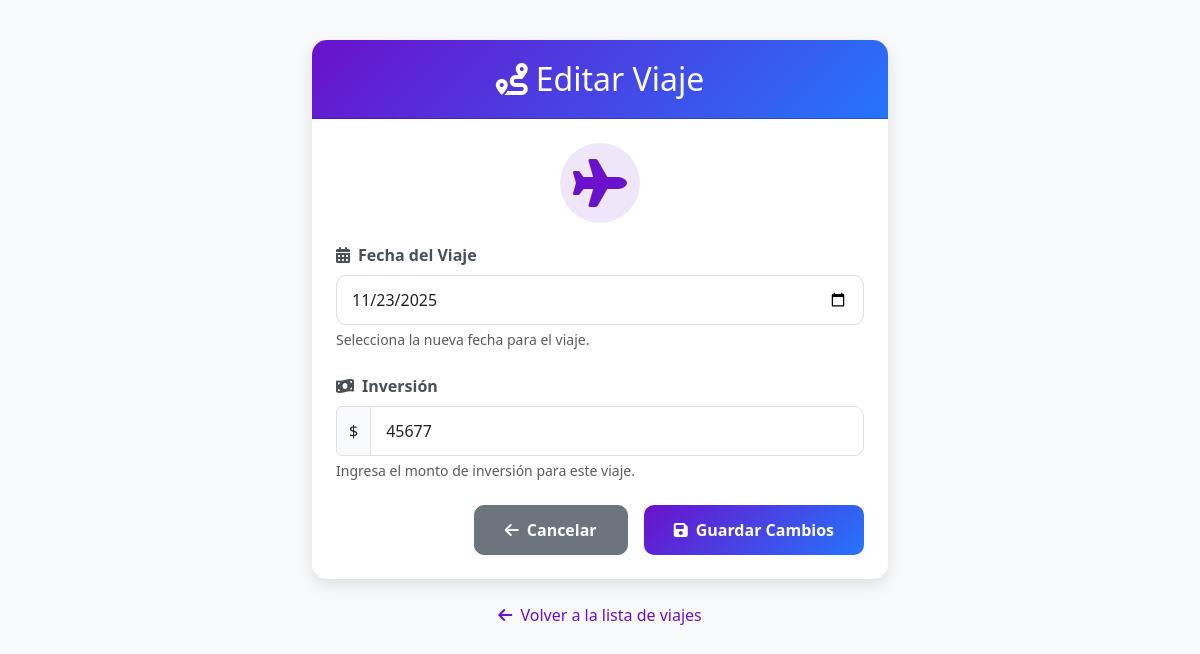
Before: /actualizar_viaje/2025-11-23/ with the older database file.
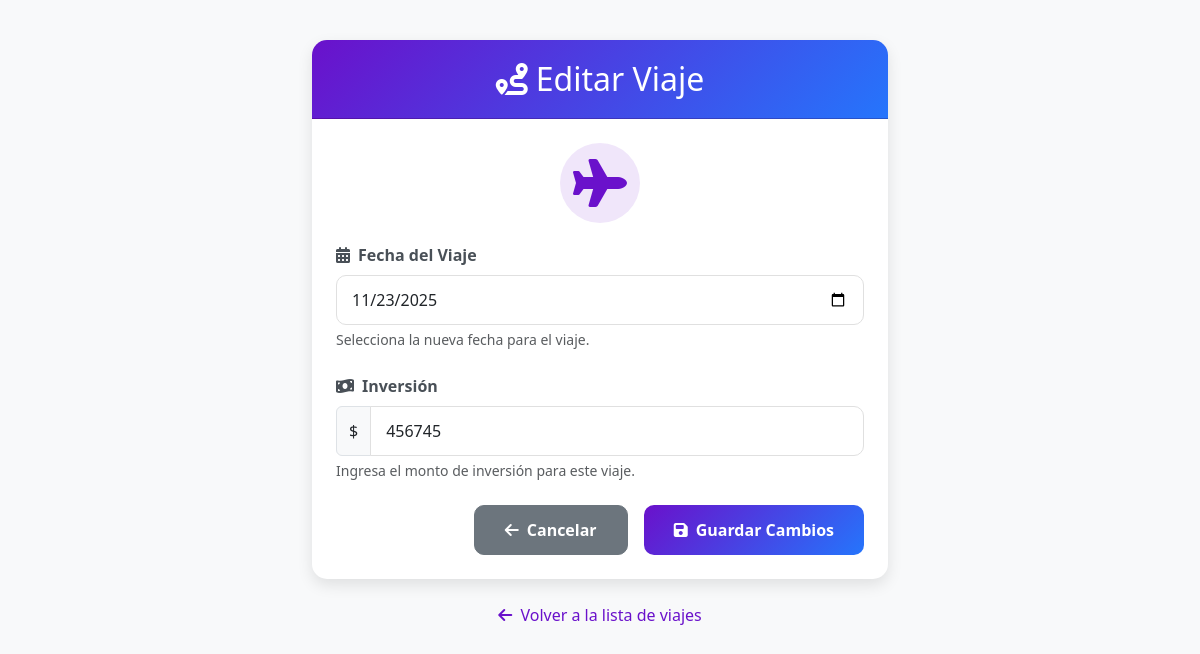
After: the same page with the newer database file.
### apps/appadmin/models.py (models this page shows, shortened)
class Viaje(models.Model):
    fecha = models.DateField(primary_key=True)
    inversion = models.IntegerField()

### apps/appadmin/views.py (the view, shortened to what this page needs)
# urls.py: path('actualizar_viaje/<str:viaje_fecha>/',actualizar_viaje, name='actualizar_viaje'),
def actualizar_viaje(request, viaje_fecha):
    try:
        viaje = get_object_or_404(Viaje, fecha=viaje_fecha)
        if request.method == 'GET':
            return render(request, 'editar_viaje.html', {
                'viaje': viaje,
                'fecha_actual': viaje.fecha,
                'inversion_actual': viaje.inversion
            })
    except Viaje.DoesNotExist:
        messages.error(request, '❌ El viaje no existe')

### apps/appadmin/templates/editar_viaje.html (shortened to what this page needs)
<!DOCTYPE html>
<html lang="es">
<head>
    <link href="https://cdn.jsdelivr.net/npm/bootstrap@5.3.0/dist/css/bootstrap.min.css" rel="stylesheet">
    <link rel="stylesheet" href="https://cdnjs.cloudflare.com/ajax/libs/font-awesome/6.4.0/css/all.min.css">
</head>
<body>
    <div class="container">
        <div class="card">
            <div class="card-header text-center">
                <h2 class="mb-0"><i class="fas fa-route me-2"></i>Editar Viaje</h2>
            </div>
            <div class="card-body p-4">
                <div class="icon-container">
                    <div class="travel-icon">
                        <i class="fas fa-plane"></i>
                    </div>
                </div>
                <form method="post">
                    <div class="mb-4">
                        <label for="fecha" class="form-label">
                            <i class="fas fa-calendar-alt me-2"></i>Fecha del Viaje
                        </label>
                        <input type="date" class="form-control" id="fecha" name="fecha"
                               value="{{ viaje.fecha|date:'Y-m-d' }}" required>
                        <div class="form-text">Selecciona la nueva fecha para el viaje.</div>
                    </div>
                    <div class="mb-4">
                        <label for="inversion" class="form-label">
                            <i class="fas fa-money-bill-wave me-2"></i>Inversión
                        </label>
                        <div class="input-group">
                            <span class="input-group-text">$</span>
                            <input type="number" class="form-control" id="inversion" name="inversion"
                                   step="0.01" min="0" value="{{ viaje.inversion }}" required>
                        </div>
                        <div class="form-text">Ingresa el monto de inversión para este viaje.</div>
                    </div>
                    <div class="d-grid gap-2 d-md-flex justify-content-md-end mt-4">
                        <a href='{% url "dashboard" %}' class="btn btn-secondary me-md-2">
                            <i class="fas fa-arrow-left me-2"></i>Cancelar
                        </a>
                        <button type="submit" class="btn btn-primary">
                            <i class="fas fa-save me-2"></i>Guardar Cambios
                        </button>
                    </div>
                </form>
            </div>
        </div>
        <div class="text-center mt-4">
            <a href="{% url 'dashboard' %}" class="back-link">
                <i class="fas fa-arrow-left me-1"></i> Volver a la lista de viajes
            </a>
        </div>
    </div>
</body>
</html>

### apps/appadmin/templates/editar_viaje.html (style rules this page uses)
body { background-color: #f8f9fa; font-family: 'Segoe UI', Tahoma, Geneva, Verdana, sans-serif; }
.container { max-width: 600px; margin-top: 40px; }
.card { border-radius: 15px; box-shadow: 0 6px 15px rgba(0, 0, 0, 0.1); border: none; }
.card-header { background: linear-gradient(135deg, #6a11cb 0%, #2575fc 100%); color: white; border-radius: 15px 15px 0 0 !important; padding: 20px; }
.form-control { border-radius: 10px; padding: 12px 15px; border: 1px solid #e0e0e0; transition: all 0.3s; }
.btn-primary { background: linear-gradient(135deg, #6a11cb 0%, #2575fc 100%); border: none; border-radius: 10px; padding: 12px 30px; font-weight: 600; transition: all 0.3s; }
.btn-secondary { border-radius: 10px; padding: 12px 30px; font-weight: 600; }
.form-label { font-weight: 600; color: #495057; margin-bottom: 8px; }
.back-link { color: #6a11cb; text-decoration: none; font-weight: 500; transition: color 0.3s; }
.icon-container { display: flex; justify-content: center; margin-bottom: 20px; }
.travel-icon { font-size: 3rem; color: #6a11cb; background: rgba(106, 17, 203, 0.1); width: 80px; height: 80px; border-radius: 50%; display: flex; align-items: center; justify-content: center; }

Changed rows visible on the page:
changed Viaje: inversion "45677" → "456745"
